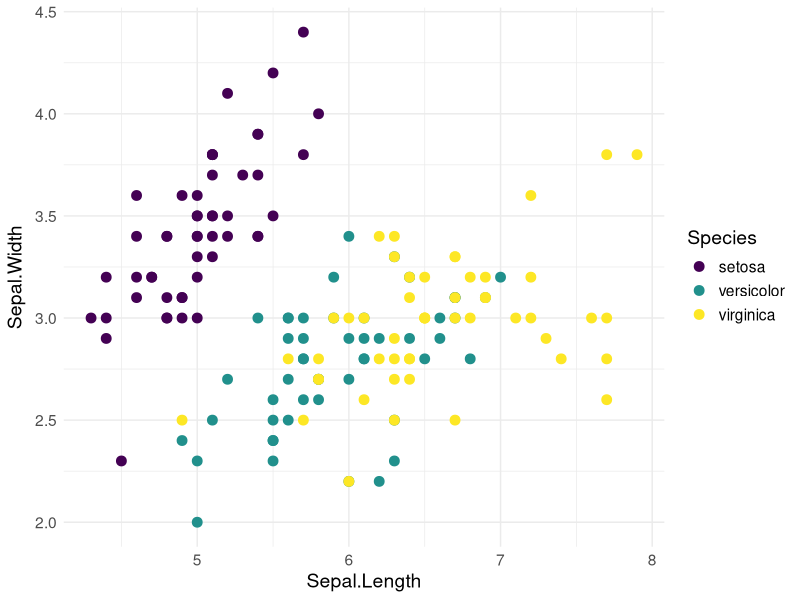

This chart was generated by the following R code:
## ---- chunk 1
#| label: fig-polar
#| echo: false
#| fig-cap: "This is a caption."
library(ggplot2)
ggplot(iris) +
    geom_point(aes(x = Sepal.Length, y = Sepal.Width, colour = Species), size = 3) +
    theme_minimal() +
    theme(
        text = element_text(size = 14),
        axis.title.y = element_text(margin = margin(0, 6, 0, 0, "pt"))
    ) +
    scale_color_viridis_d()

